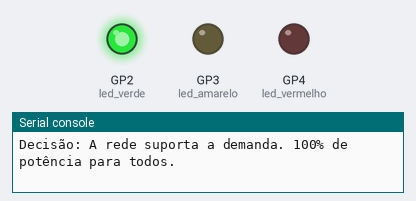
Simulated run of this program. Board: Raspberry Pi Pico running MicroPython. Shown: output pins drawn as LEDs (lit = HIGH), the last lines printed to the serial console. Wiring (from the project's diagram.json): green LED on GP2, yellow LED on GP3, red LED on GP4.

Above: at 4.0 s.
At 12.0 s:
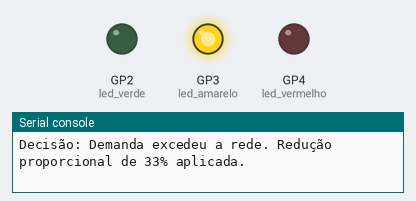
At 20.0 s:
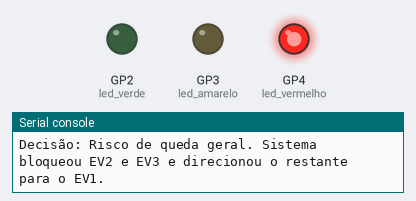
Timing chart, 0 to 31.2 s (numbered marks = the images above):
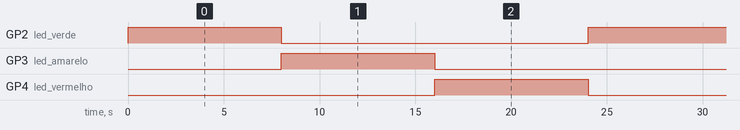

The program:

main.py
```python
import machine
import time

# 1. Configuração dos LEDs
led_verde = machine.Pin(2, machine.Pin.OUT)
led_amarelo = machine.Pin(3, machine.Pin.OUT)
led_vermelho = machine.Pin(4, machine.Pin.OUT)

# 2. Dados dos Veículos
ev1_req = 2000
ev2_req = 2500
ev3_req = 3000
demanda_total = ev1_req + ev2_req + ev3_req


def gerenciar_energia(energia_disponivel):
    led_verde.value(0)
    led_amarelo.value(0)
    led_vermelho.value(0)

    print("\n" + "=" * 50)
    print(f"NOVO CICLO - ENERGIA NA REDE: {energia_disponivel} W")

    print(f"Valor Decimal:     {energia_disponivel} W")
    print(f"Valor Hexadecimal: {hex(energia_disponivel)}")
    print(f"Valor Binário:     {bin(energia_disponivel)}")

    print(f"\nDEMANDA TOTAL DOS 3 EVs:      {demanda_total} W")
    print("=" * 50)

    # --- LÓGICA DE GERENCIAMENTO (O CÉREBRO DO SISTEMA) ---

    if energia_disponivel >= demanda_total: # Alta Disponibilidade
        print("STATUS: RECARGA ATIVA (Sobra de Energia)")
        led_verde.value(1)

        print(f"Fornecimento -> EV1: {ev1_req}W | EV2: {ev2_req}W | EV3: {ev3_req}W")
        print("Decisão: A rede suporta a demanda. 100% de potência para todos.")

    elif energia_disponivel >= 3000: # Disponibilidade Limitada
        print("STATUS: RECARGA CONTROLADA (Redução de Potência)")
        led_amarelo.value(1)

        # A energia disponível é rateada proporcionalmente ao solicitado por cada um dos veiculos
        fator_corte = energia_disponivel / demanda_total
        ev1_novo = int(ev1_req * fator_corte)
        ev2_novo = int(ev2_req * fator_corte)
        ev3_novo = int(ev3_req * fator_corte)

        print(f"Fornecimento -> EV1: {ev1_novo}W | EV2: {ev2_novo}W | EV3: {ev3_novo}W")
        print(f"Decisão: Demanda excedeu a rede. Redução proporcional de {int((1-fator_corte)*100)}% aplicada.")

    else: # Baixa disponiblidade
        print("STATUS: RECARGA LIMITADA (Veículos em Espera)")
        led_vermelho.value(1)

        print(f"Fornecimento -> EV1: {energia_disponivel}W | EV2: 0W (Bloqueado) | EV3: 0W (Bloqueado)")
        print("Decisão: Risco de queda geral. Sistema bloqueou EV2 e EV3 e direcionou o restante para o EV1.")

# 3. Loop Principal de Execução
while True:
    # Simula a Situação 1
    gerenciar_energia(8000)
    time.sleep(8)

    # Simula a Situação 2
    gerenciar_energia(5000)
    time.sleep(8)

    # Simula a Situação 3
    gerenciar_energia(2000)
    time.sleep(8)
```

Measured:
- by itself, GP2 (led_verde), GP3 (led_amarelo), GP4 (led_vermelho): alternates HIGH for 8.0 s and LOW for 16.0 s
- by itself, everything shown: repeats every 24.0 s, in 3 steps
